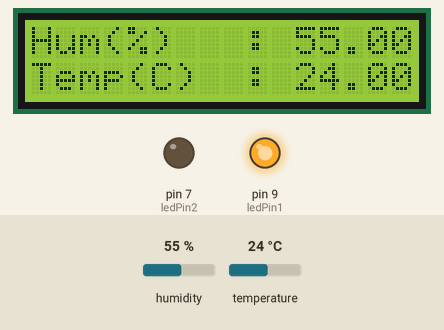
Bench run of a sketch on a simulated Arduino Uno, built with avr-gcc and run on an emulated ATmega328P. Shown: 16×2 character LCD, output pins drawn as LEDs (lit = HIGH). Inputs (shaded band) come from the test bench; at power-on: temperature 24 °C, humidity 55 %.

Above: at 1.2 s.
1.3 s: temperature set to 11 °C
At 2.9 s:
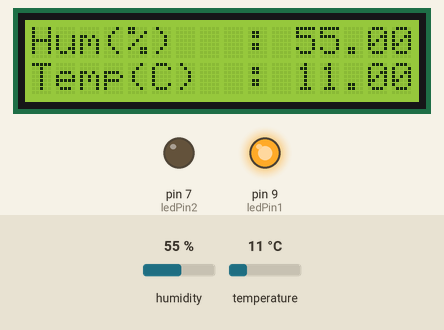
4.0 s: temperature set to 8 °C
At 5.5 s:
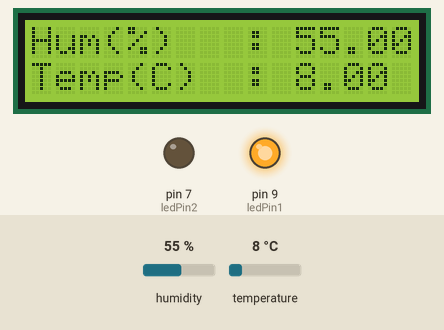
7.9 s: temperature set to 33 °C
At 10.4 s:
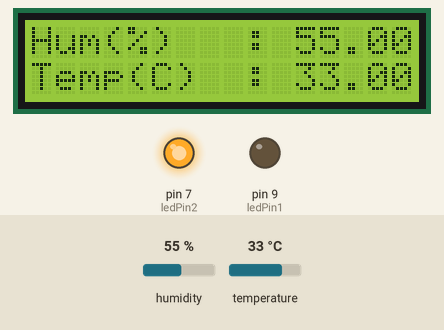
13.2 s: humidity set to 22 %
At 15.3 s:
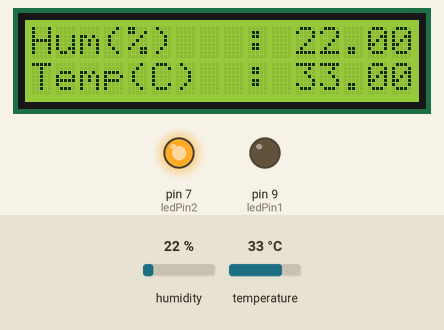
Timing chart, 0 to 16.8 s (numbered marks = the images above; inputs shaded):
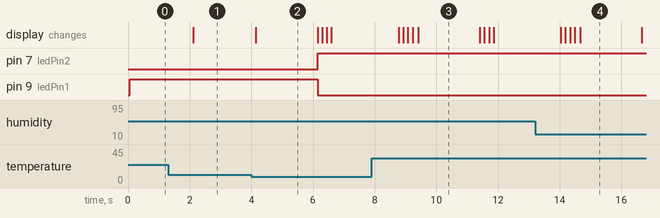

Measured:
- the behaviour switches between 10 and 9 °C on temperature (found by bisection; images 1 and 2)
- after the input at 1.3 s, the display: changes after 0.82 s (image 1)
- after the input at 4.0 s, pin 7 (ledPin2): LOW → HIGH after 2.1 s; pin 9 (ledPin1): HIGH → LOW after 2.1 s; the display: changes after 0.15 s (image 2)
- after the input at 7.9 s, the display: first differs from a run without the input after 1.5 s (image 3)
- after the input at 13.2 s, the display: first differs from a run without the input after 1.5 s (image 4)
- what the display in image 2 shows lasts 2.0 s, from 4.1 s to 6.1 s

The sketch:

MonitorSystem.ino
```cpp
/*

  The circuit:
 * LCD RS pin to digital pin 12
 * LCD Enable pin to digital pin 11
 * LCD D4 pin to digital pin 5
 * LCD D5 pin to digital pin 4
 * LCD D6 pin to digital pin 3
 * LCD D7 pin to digital pin 2
 * LCD R/W pin to ground
 * LCD VSS pin to ground
 * LCD VCC pin to 5V
 * 10K resistor:
 * ends to +5V and ground
 * wiper to LCD VO pin (pin 3)

*/


#include <LiquidCrystal.h>
#include <dht11.h>
#define DHT11PIN 8


const int rs = 12, en = 11, d4 = 5, d5 = 4, d6 = 3, d7 = 2;
const int ledPin1 =  9, ledPin2 =  7;
LiquidCrystal lcd(rs, en, d4, d5, d6, d7);
dht11 DHT11;

void setup() {

  lcd.begin(16, 2);


  pinMode(ledPin1, OUTPUT);
  pinMode(ledPin2, OUTPUT);
  digitalWrite(ledPin1, HIGH);
  digitalWrite(ledPin2, LOW);

}

void loop() {

  lcd.setCursor(0, 0);


  int chk = DHT11.read(DHT11PIN);

  lcd.print("Hum(%)   : ");
   lcd.println((float)DHT11.humidity, 2);
  lcd.setCursor(0, 1);
  lcd.print("Temp(C)  : ");
   lcd.println((float)DHT11.temperature, 2);

  delay(2000);

  if ((float)DHT11.temperature > 30 || (float)DHT11.temperature < 10 ||
      (float)DHT11.humidity > 80 || (float)DHT11.humidity < 20 ){

    digitalWrite(ledPin1, LOW);
    digitalWrite(ledPin2, HIGH);

    lcd.noDisplay();
    delay(150);
    lcd.display();
    delay(150);
    lcd.noDisplay();
    delay(150);
    lcd.display();
    delay(150);

    }else{
      digitalWrite(ledPin1, HIGH);
      digitalWrite(ledPin2, LOW);
    }

}
```
